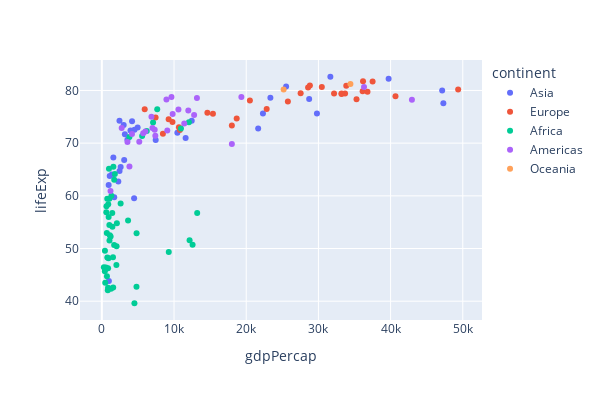

The notebook cell this image was saved under:
### Code cell
fig = px.scatter(gapminder.query('year == 2007'),y='lifeExp',x='gdpPercap', height=400, color='continent')
fig.show()

### Figure 1 — Plotly figure (JSON) as saved in the notebook; plotly's stock layout.template omitted (floating-point values rounded to 4 significant figures)
{"data": [{"hovertemplate": "continent=Asia<br>gdpPercap=%{x}<br>lifeExp=%{y}<extra></extra>", "legendgroup": "Asia", "marker": {"color": "#636efa", "symbol": "circle"}, "mode": "markers", "name": "Asia", "orientation": "v", "showlegend": true, "type": "scatter", "x": [974.6, 29800.0, 1391.0, 1714.0, 4959.0, 39720.0, 2452.0, 3541.0, 11610.0, 4471.0, 25520.0, 31660.0, 4519.0, 1593.0, 23350.0, 47310.0, 10460.0, 12450.0, 3096.0, 944, 1091.0, 22320.0, 2606.0, 3190.0, 21650.0, 47140.0, 3970.0, 4185.0, 28720.0, 7458.0, 2442.0, 3025.0, 2281.0], "xaxis": "x", "y": [43.83, 75.64, 64.06, 59.72, 72.96, 82.21, 64.7, 70.65, 70.96, 59.55, 80.75, 82.6, 72.53, 67.3, 78.62, 77.59, 71.99, 74.24, 66.8, 62.07, 63.78, 75.64, 65.48, 71.69, 72.78, 79.97, 72.4, 74.14, 78.4, 70.62, 74.25, 73.42, 62.7], "yaxis": "y"}, {"hovertemplate": "continent=Europe<br>gdpPercap=%{x}<br>lifeExp=%{y}<extra></extra>", "legendgroup": "Europe", "marker": {"color": "#EF553B", "symbol": "circle"}, "mode": "markers", "name": "Europe", "orientation": "v", "showlegend": true, "type": "scatter", "x": [5937.0, 36130.0, 33690.0, 7446.0, 10680.0, 14620.0, 22830.0, 35280.0, 33210.0, 30470.0, 32170.0, 27540.0, 18010.0, 36180.0, 40680.0, 28570.0, 9254.0, 36800.0, 49360.0, 15390.0, 20510.0, 10810.0, 9787.0, 18680.0, 25770.0, 28820.0, 33860.0, 37510.0, 8458.0, 33200.0], "xaxis": "x", "y": [76.42, 79.83, 79.44, 74.85, 73.0, 75.75, 76.49, 78.33, 79.31, 80.66, 79.41, 79.48, 73.34, 81.76, 78.89, 80.55, 74.54, 79.76, 80.2, 75.56, 78.1, 72.48, 74.0, 74.66, 77.93, 80.94, 80.88, 81.7, 71.78, 79.42], "yaxis": "y"}, {"hovertemplate": "continent=Africa<br>gdpPercap=%{x}<br>lifeExp=%{y}<extra></extra>", "legendgroup": "Africa", "marker": {"color": "#00cc96", "symbol": "circle"}, "mode": "markers", "name": "Africa", "orientation": "v", "showlegend": true, "type": "scatter", "x": [6223.0, 4797.0, 1441.0, 12570.0, 1217.0, 430.1, 2042.0, 706.0, 1704.0, 986.1, 277.6, 3633.0, 1545.0, 2082.0, 5581.0, 12150.0, 641.4, 690.8, 13210.0, 752.7, 1328.0, 942.7, 579.2, 1463.0, 1569.0, 414.5, 12060.0, 1045.0, 759.3, 1043.0, 1803.0, 10960.0, 3820.0, 823.7, 4811.0, 619.7, 2014.0, 7670.0, 863.1, 1598.0, 1712.0, 862.5, 926.1, 9270.0, 2602.0, 4513.0, 1107.0, 883.0, 7093.0, 1056.0, 1271.0, 469.7], "xaxis": "x", "y": [72.3, 42.73, 56.73, 50.73, 52.3, 49.58, 50.43, 44.74, 50.65, 65.15, 46.46, 55.32, 48.33, 54.79, 71.34, 51.58, 58.04, 52.95, 56.73, 59.45, 60.02, 56.01, 46.39, 54.11, 42.59, 45.68, 73.95, 59.44, 48.3, 54.47, 64.16, 72.8, 71.16, 42.08, 52.91, 56.87, 46.86, 76.44, 46.24, 65.53, 63.06, 42.57, 48.16, 49.34, 58.56, 39.61, 52.52, 58.42, 73.92, 51.54, 42.38, 43.49], "yaxis": "y"}, {"hovertemplate": "continent=Americas<br>gdpPercap=%{x}<br>lifeExp=%{y}<extra></extra>", "legendgroup": "Americas", "marker": {"color": "#ab63fa", "symbol": "circle"}, "mode": "markers", "name": "Americas", "orientation": "v", "showlegend": true, "type": "scatter", "x": [12780.0, 3822.0, 9066.0, 36320.0, 13170.0, 7007.0, 9645.0, 8948.0, 6025.0, 6873.0, 5728.0, 5186.0, 1202.0, 3548.0, 7321.0, 11980.0, 2749.0, 9809.0, 4173.0, 7409.0, 19330.0, 18010.0, 42950.0, 10610.0, 11420.0], "xaxis": "x", "y": [75.32, 65.55, 72.39, 80.65, 78.55, 72.89, 78.78, 78.27, 72.23, 74.99, 71.88, 70.26, 60.92, 70.2, 72.57, 76.19, 72.9, 75.54, 71.75, 71.42, 78.75, 69.82, 78.24, 76.38, 73.75], "yaxis": "y"}, {"hovertemplate": "continent=Oceania<br>gdpPercap=%{x}<br>lifeExp=%{y}<extra></extra>", "legendgroup": "Oceania", "marker": {"color": "#FFA15A", "symbol": "circle"}, "mode": "markers", "name": "Oceania", "orientation": "v", "showlegend": true, "type": "scatter", "x": [34440.0, 25190.0], "xaxis": "x", "y": [81.23, 80.2], "yaxis": "y"}], "layout": {"height": 400, "legend": {"title": {"text": "continent"}, "tracegroupgap": 0}, "margin": {"t": 60}, "width": 600, "xaxis": {"anchor": "y", "domain": [0, 1], "title": {"text": "gdpPercap"}}, "yaxis": {"anchor": "x", "domain": [0, 1], "title": {"text": "lifeExp"}}}}
